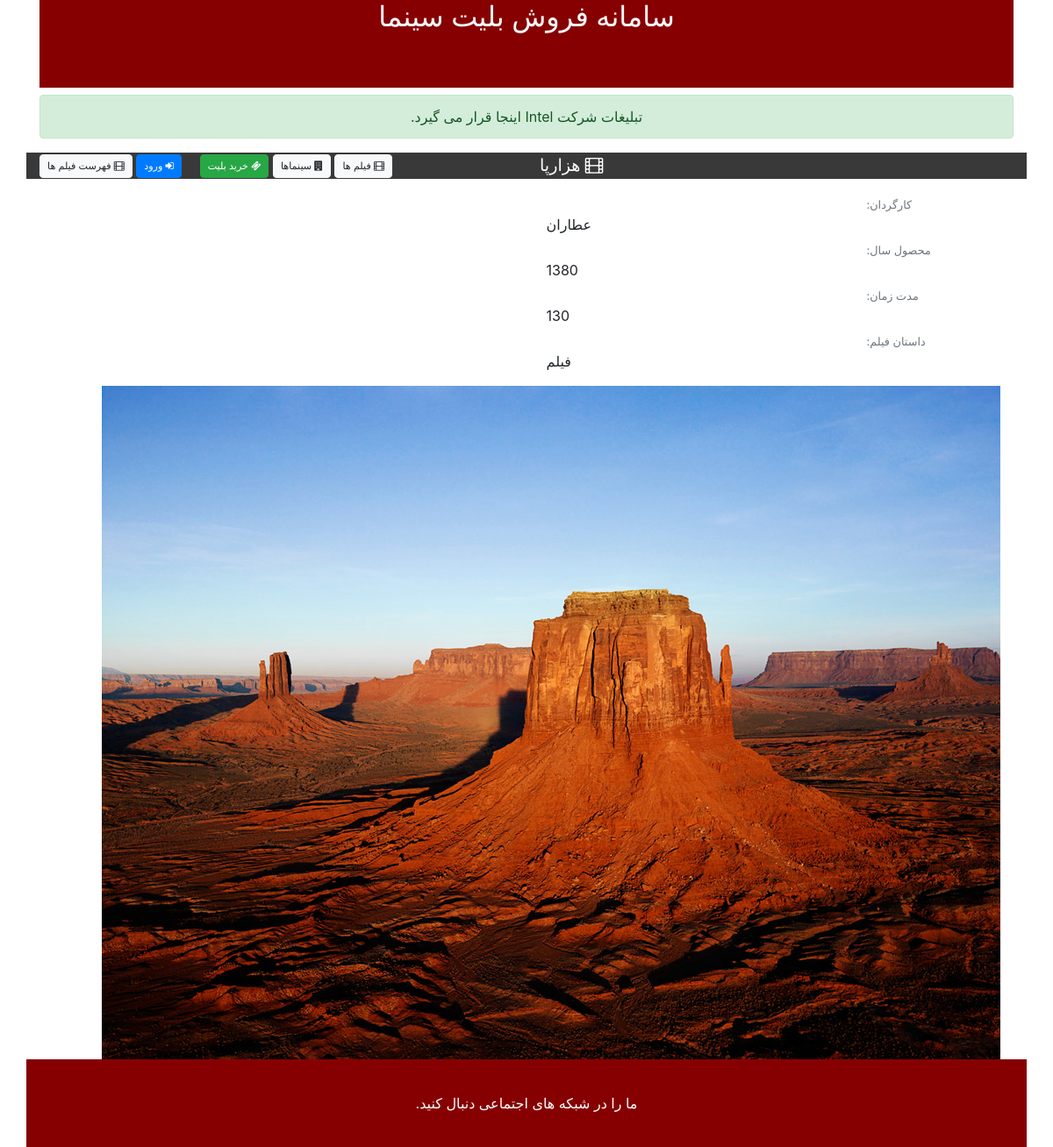
Screenshot of /ticketing/movie/details/1 with the database file from the repository.
### ticketing/models.py (models this page shows, shortened)
class Movie (models.Model):
    class Meta:
        verbose_name = 'فیلم'
        verbose_name_plural = 'فیلم'
    name = models.CharField('عنوان', max_length=100)
    director = models.CharField('کارگردان', max_length=50)
    year = models.IntegerField('سال تولید')
    length = models.IntegerField('مدت زمان')
    description = models.TextField('توضیحات')
    poster = models.ImageField('پوستر', upload_to='movie_posters/')

### ticketing/views.py (the view)
# urls.py: path('movie/details/<int:movie_id>', views.movie_details, name='movie_details'),
def movie_details(request, movie_id):
    movie = get_object_or_404(Movie, pk=movie_id)
    context = {
         'movie': movie
    }
    return render(request, 'ticketing/movie_details.html', context)

### ticketing/templates/ticketing/movie_details.html (shortened to what this page needs)
{% extends "ticketing/base_page.html" %}
{% load static %}
{% block toolbar_title %}
    <i class="fa fa-film"></i>
    {{ movie.name }}
{% endblock %}
{% block toolbar_buttuns %}
    {{ block.super }}
    <a class="btn btn-light py-1 px-2"
       href="{% url 'ticketing:movie_list' %} ">
        <i class="fa fa-film"></i>
        فهرست فیلم ها
    </a>
{% endblock %}
{% block main_content %}
    <div class="row py-3">
        <div class="col-8 item-details">
            <div class=""row px-3>
                <div class="col-3">
                    <small class="text-muted">
                        کارگردان:
                    </small>
                </div>
                <div class="col-9">
                    {{ movie.director }}
                </div>
                <div class="col-3">
                    <small class="text-muted">
                        محصول سال:
                    </small>
                </div>
                <div class="col-9">
                    {{ movie.year }}
                </div>
                <div class="col-3">
                    <small class="text-muted">
                        مدت زمان:
                    </small>
                </div>
                <div class="col-9">
                    {{ movie.length }}
                </div>
                <div class="col-3">
                    <small class="text-muted">
                        داستان فیلم:
                    </small>
                </div>
                <div class="col-9">
                    {{ movie.description }}
                </div>
            </div>
        </div>
    </div>
    <div class="col-4 text-center">
        <img class="item-image" src="{{ movie.poster.url }}" alt="{{ movie.name }}">
    </div>
{% endblock %}

### ticketing/templates/ticketing/base_page.html (shortened to what this page needs)
{% load static %}
<!DOCTYPE html>
<html lang="en">
<head>
    <link rel="stylesheet" type="text/css" href="{% static 'ticketing/css/main.css' %}">
    <link rel="stylesheet" href="https://cdnjs.cloudflare.com/ajax/libs/font-awesome/4.7.0/css/font-awesome.min.css">
    <link rel="stylesheet" href="https://stackpath.bootstrapcdn.com/bootstrap/4.4.1/css/bootstrap.min.css">
</head>
<body>
    <div class="container" id="container">
        <div class="row align-items-center" id="header">
            <div class="col text-center">
                <h2>
                    سامانه فروش بلیت سینما
                </h2>
                {% include "ticketing/_ad.html" with compony="Intel" %}
            </div>
        </div>
        <div class="row align-items-center" id="toolbar">
            <div class="col-6">
                <h4>
                    {% block toolbar_title %}{% endblock %}
                </h4>
            </div>
            <div class="col-6 text-left">
                {% block toolbar_buttuns %}
                    <a class="btn btn-light py-1 px-2"
                       href="{% url 'ticketing:movie_list' %} ">
                        <i class="fa fa-film"></i>
                        فیلم ها
                    </a>
                    <a class="btn btn-light py-1 px-2"
                        href="{% url 'ticketing:cinema_list' %} ">
                        <i class="fa fa-building"></i>
                        سینماها
                    </a>
                    <a class="btn btn-success py-1 px-2"
                        href="{% url 'ticketing:showtime_list' %} ">
                        <i class="fa fa-ticket"></i>
                        خرید بلیت
                    </a>
                    {% if user.is_authenticated %}
                        <div class="dropdown">
                            <a class="btn btn-primary dropdown-toggle py-1 px-2"
                               id="user-button" href="#"
                               data-toggle="dropdown" aria-haspopup="true" aria-expanded="false">
                                <i class="fa fa-user"></i>
                                {{ user.get_full_name }}
                            </a>
                            <div class="dropdown-menu" aria-labelledby="user-button">
                                <span class="dropdown-item-text">
                                    <i class="fa fa-coins"></i>
                                    اعتبار:
                                    {{ user.profile.balance }}
                                    تومان
                                </span>
                                <div class="dropdown-divider"></div>
                                <a class="dropdown-item" href="{% url 'accounts:profile_details' %}">
                                    <i class="fa fa-address-card"></i>
                                    نمایه کاربری
                                </a>
                                <a class="dropdown-item" href="{% url 'ticketing:ticket_list' %}">
                                    <i class="fa fa-ticket"></i>
                                    بلیت های من
                                </a>
                                <a class="dropdown-item" href="{% url 'accounts:logout' %}">
                                    <i class="fa fa-sign-out"></i>
                                    خروج
                                </a>
                            </div>
                        </div>
                    {% else %}
                        <a class="btn btn-primary py-1 px-2 mr-3"
                            href="{% url "accounts:login" %}">
                            <i class="fa fa-sign-in"></i>
                            ورود
                        </a>
                    {% endif %}
                {% endblock %}
            </div>
        </div>
        {% block main_content %}{% endblock %}
        <div class="row align-content-center" id="footer">
            <div class="col text-center">
                <span>
                    ما را در شبکه های اجتماعی دنبال کنید.
                </span>
            </div>
        </div>
    </div>
</body>
</html>

### ticketing/templates/ticketing/_ad.html (shortened to what this page needs)
<div class="alert alert-{{ color | default:'success' }}">
    تبلیغات شرکت
    اینجا قرار می گیرد.
</div>

### ticketing/static/ticketing/css/main.css (style rules this page uses)
body { direction: rtl; }
#container h2 { background-color: #860002; color: #ffffff; height: 100px; }
#toolbar { background-color: #393939; color: #ffffff; min-height: 30px; }
#toolbar h4 { font-size: 1.2em; margin: 0; }
#toolbar a.btn { font-size: 0.7em; }
#footer { background-color: #860002; color: #ffffff; height: 100px; }

### rows the page displays
Movie: name "هزارپا", director "عطاران", year "1380", length "130", description "فیلم", poster (picture)
